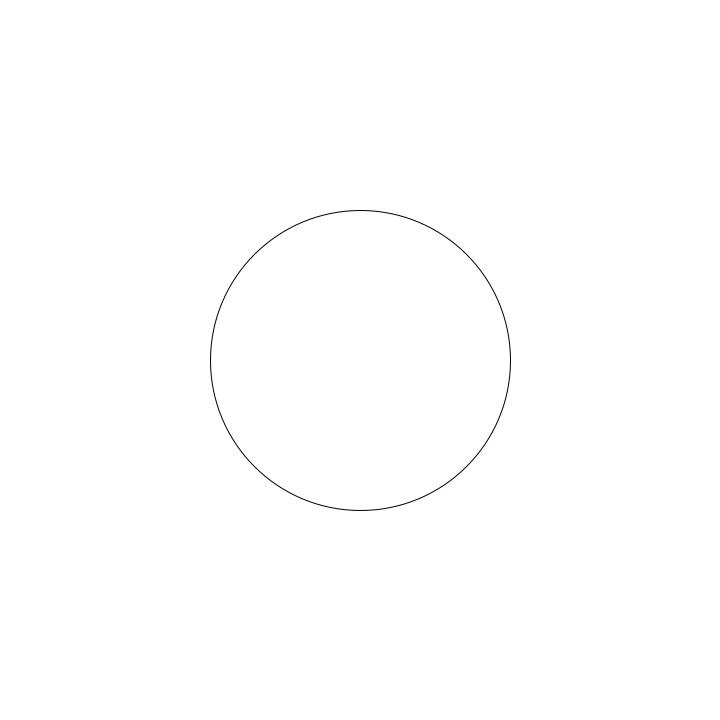
Frame 1 (no input)
Frame 60 (the mouse pressed at the canvas centre just before this capture): identical to frame 1, image omitted
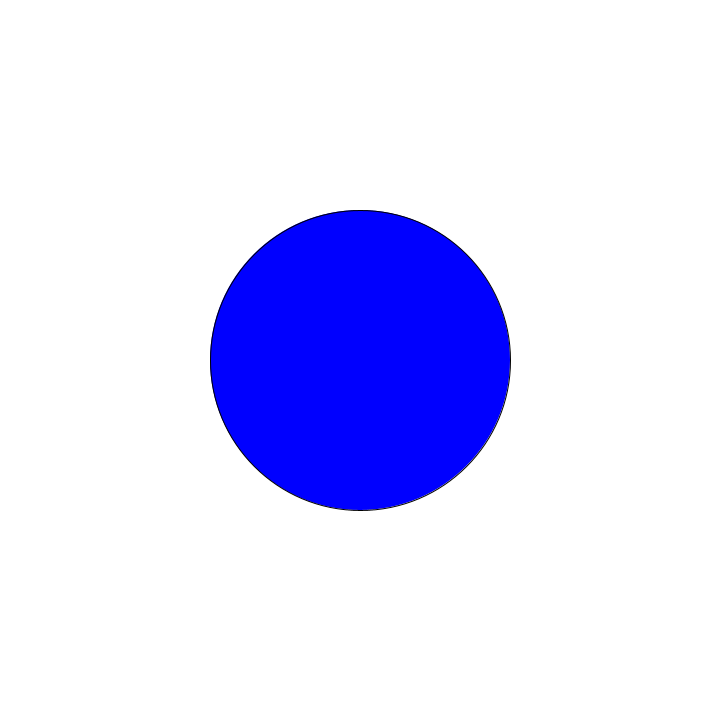
Frame 120 (the mouse held since frame 60 and released just before this capture)

The Processing sketch that drew these frames (run headless with seeded random() and noise(); from frame 60 on, the mouse is pressed at the canvas centre):

// Processing sketch: circle_control
// ── circle_control.pde
float x, y, diameter, distance;

void setup() {
  size(720, 720);
  x = width/2;
  y = height/2;
}

void draw() {
  background(255);
  diameter = 300;
  distance = dist(mouseX, mouseY, x, y);
  fill(255);
  if (distance < diameter/2) {
    if (mousePressed) {
      fill(0, 0, 255);
    } else {
      fill(255, 0, 0);
    }
  }
  //rect(x-100, y-100, 200, 200);
  ellipse(x, y, diameter, diameter);
}

void keyPressed() {
  if (keyCode == UP) {
    y -= 10;
  }
  if (keyCode == DOWN) {
    y += 10;
  }
  if (keyCode == RIGHT) {
    x += 10;
  }
  if (keyCode == LEFT) {
    x -= 10;
  }
}
